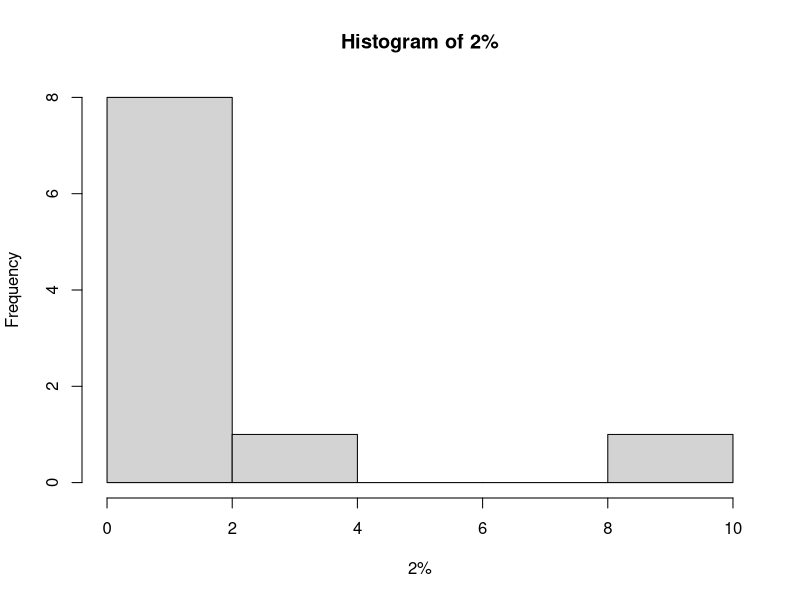

The R source for this figure:
#GGR Chapter 1, Exercise 1
install.packages("tseries")
df1=data.frame(a=1:10,b=11:20)
df1
mean_col=function(dfrm,col) mean(get(dfrm)[[col]])
mean_col("df1","b")
p<-c(0, 5, 1, 1, 0.5, 1.6, 0.8, 0.2, 1, 0)
q<-c(10, 0, 2, 3, 1, 2, 1, 0.5, 1, 1)
r<-c(15,10,4,4,2,2.5,2,1,2,1.5)
s<-c(0,15,6,5,2,2,2,2,2,6)
t<-c(20,16,6,7,5,5,4,6,8,16)
cons.saving=data.frame(p,q,r,s,t)
cons.saving
col_headings<-c('1.0','2.0','3.0','4.0','5.0')
names(cons.saving)<-col_headings
cons.saving
mean_col("cons.saving",'4.0')
var_col=function(dfrm,col) var(get(dfrm)[[col]])
var_col("cons.saving",'5.0')
hist_col=function(dfrm,col) hist(get(dfrm)[[col]],xlab="2%",main=paste("Histogram of","2%"),breaks=5)
hist_col("cons.saving",'2.0')
y=c(p,q,r,s,t)
y
mean(y)
sd(y)
